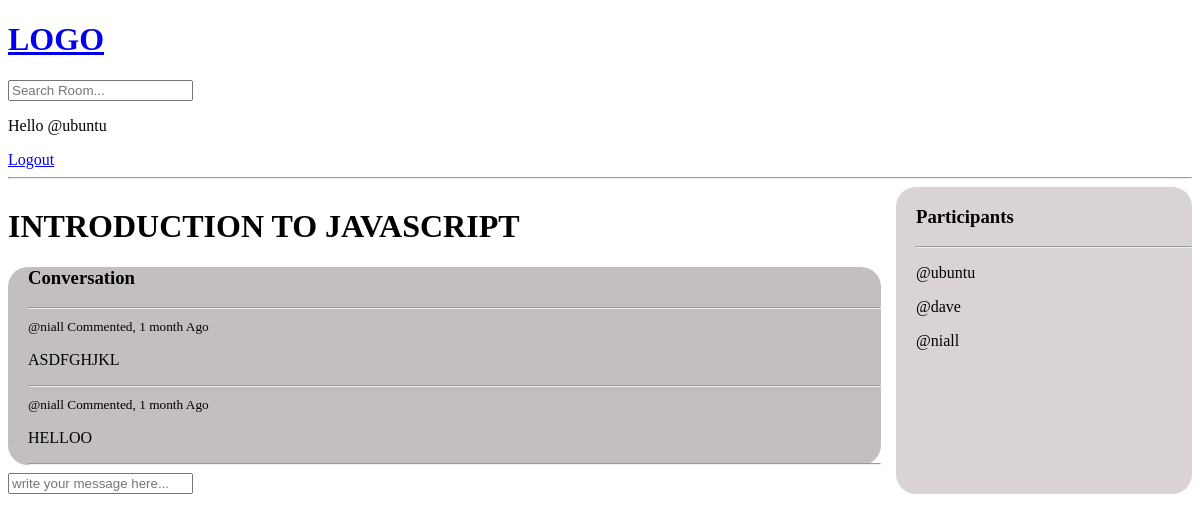
Screenshot of /room/18/ (signed in) with the database file from the repository.
### webflow/models.py (models this page shows, shortened)
class Room(models.Model):
    host = models.ForeignKey(User, on_delete=models.SET_NULL, null=True)
    topic = models.ForeignKey(Topic, on_delete=models.SET_NULL, null=True) #null=true allows this field to null in the db
    name = models.CharField(max_length=200)
    description = models.TextField(null=True, blank=True)
    participants = models.ManyToManyField(User, related_name='participants', blank=True)
    updated = models.DateTimeField(auto_now=True)
    created = models.DateTimeField(auto_now_add=True)
    class Meta:
        ordering = ['-updated', '-created'] #makes the last updated item to be first e.g last comments are always seem first above old ones

class Message(models.Model):
    user = models.ForeignKey(User, on_delete=models.CASCADE)
    room = models.ForeignKey(Room, on_delete=models.CASCADE) #here we are just setting relationship#(Room is the parent name) this establishes the relationship in db and thats how we know is connected to what
    body = models.TextField()
    updated = models.DateTimeField(auto_now=True)
    created = models.DateTimeField(auto_now_add=True)

### webflow/views.py (the view, shortened to what this page needs)
# urls.py: path('room/<str:pk>/', views.room, name="room"),   #<str:pk> room id(primary key) is being passed to the url as a string
def room(request, pk): # pk is a dynamic value that can be typed on the url
    room = Room.objects.get(id=pk)
    room_messages = room.message_set.all().order_by('-created') #quering is child object of a specific room, {message_set} message=model name and a set of all messages
    participants = room.participants.all()
    context = {'room': room, 'room_messages': room_messages, 'participants':participants}
    return render(request, 'webflow/room.html',context)

### webflow/templates/webflow/room.html (shortened to what this page needs)
 {%extends 'main.html'%} {%block content%}
<div class="room-container">
    <div>
        <h1>{{room.name}}</h1>
        <div class="comment-wrapper">
            <h3>Conversation</h3>
            <hr> {% for message in room_messages %}
            <div>
                <small>@{{message.user}} Commented, {{message.created | timesince}} Ago</small>
                <p>{{message.body}}</p>
                <hr>
            </div>
            {% endfor %}
        </div>
        {% if request.user.is_authenticated %}
        <div class="comment-form">
            <form method="POST" action="">
                <input type="text" name="body" placeholder="write your message here...">
            </form>
        </div>
        {% endif %}
    </div>
    <div class="participant-section">
        <h3>Participants</h3>
        <hr> {% for participant in participants %}
        <div>
            <p>@{{participant.username}} </p>
        </div>
        {% endfor %}
    </div>
</div>
{%endblock content%}

### templates/navbar.html
<a href="/">
    <h1>LOGO</h1>
</a>
<form method="GET" action="{%url 'home' %}">
    <input type="text" name="q" placeholder="Search Room...">
</form>
{% if request.user.is_authenticated %}
<p>Hello @{{request.user}}</p>
<a href="{% url 'logout' %}">Logout</a> {% else %}
<a href="{% url 'login' %}">Login</a> {% endif %}
<hr>

### webflow/templates/webflow/room.html (style rules this page uses)
.room-container { display: grid; grid-template-columns: 3fr 1fr; }
.comment-wrapper { margin-right: 15px; background-color: rgb(196, 191, 191); border-radius: 20px; padding-left: 20px; }
.participant-section { background-color: rgb(218, 211, 211); border-radius: 20px; padding-left: 20px; }

### rows the page displays
Room: name "INTRODUCTION TO JAVASCRIPT"
Message: user "niall", created "1 month", body "ASDFGHJKL"
Message: user "niall", created "1 month", body "HELLOO"

### other values shown
{{ request.user }} "ubuntu"
{{ participant.username }} "ubuntu"
{{ participant.username }} "dave"
{{ participant.username }} "niall"
